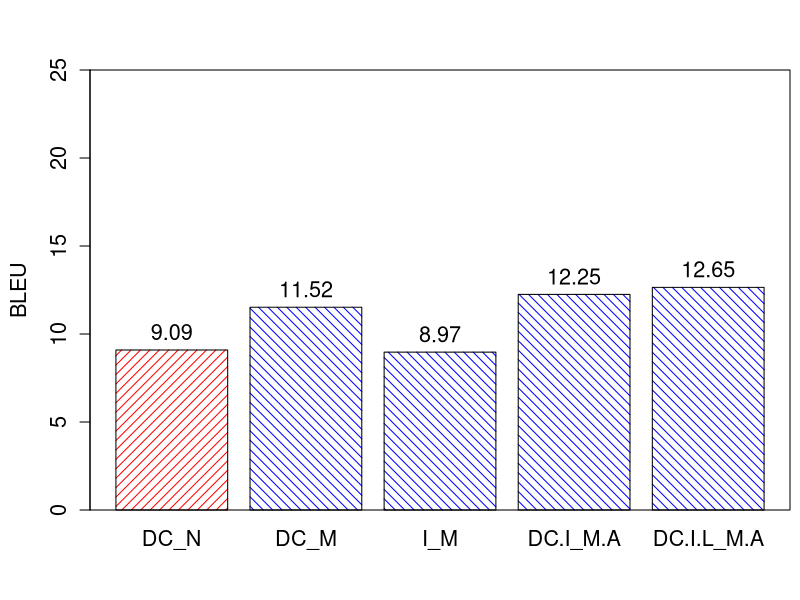

Generate this figure with R:
c <- read.table(file="phrasetable.txt", sep = "\t", head=TRUE)

x <- c$BLEU
names(x) <- c$Source

colorz <- c("red", "blue", "blue", "blue", "blue","blue")
fillz <- c(15, 15, 15, 15, 15, 15, 15, 15)
anglez <- c(45, 135, 135, 135, 135, 135, 45, 135)

saxis <- 1.3
slabels <- 1.3
snames <- 1.3

pdf(file="[phrasetable.pdf", height=6, width=7, onefile=TRUE, family='Helvetica', pointsize=12)
par(mar=c(4.5,4.5,3.5,0.5), new=FALSE, cex.lab=slabels)

bp <-barplot(x, density=fillz, col=colorz, angle=anglez, ylab="BLEU", cex.lab=slabels, cex.axis=saxis, cex.names=snames, ylim=c(0, 25), legend=F)
#grid(nx = 0, ny = NULL, col = "black", lty = "dotted", lwd = 1, equilogs = FALSE)
#legend("topright", as.character(c$Title), cex=slabels, density=fillz, fill=colorz, bty="y", bg="white")
box()

height <- rbind(x)
text(bp, height, labels=format(height, 4), pos=3, cex=snames)

dev.off()
